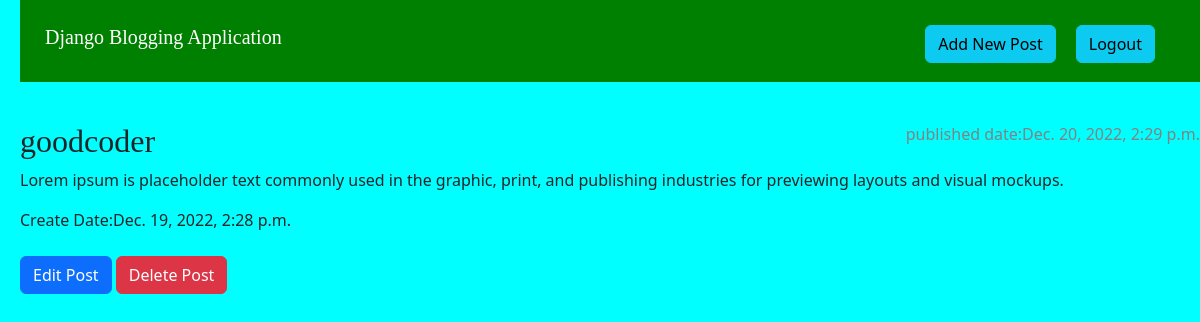
The app's page /post/1/ (signed in) with its own data.
### blog_app/models.py (models this page shows, shortened)
class BlogPost(models.Model):
    Author=models.ForeignKey(settings.AUTH_USER_MODEL,on_delete=models.CASCADE)
    Title=models.CharField(max_length=255)
    Blog_Content=models.TextField()
    Create_Date=models.DateTimeField(default=timezone.now)
    Publish_Date=models.DateTimeField(blank=True,null=True)

### blog_app/views.py (the view)
# urls.py: path("post/<int:pk>/", views.post_detail,name='post_detail'),
@login_required(login_url='login')
def post_detail(request,pk):
   post_data=get_object_or_404(BlogPost,pk=pk)
   return render(request,'blog_app/post_detail.html',{'post':post_data})

### blog_app/templates/blog_app/post_detail.html
{% extends 'blog_app/base.html' %}
{% block content %}
    <article class="post">
    {% if post.Publish_Date %}
        <time class="date">published date:{{ post.Publish_Date }}</time>
    {% endif %}
    <h2>{{ post.Title }}</h2>
    <p> {{ post.Blog_Content }}</p>
    <time> Create Date:{{ post.Create_Date }}</time>
     <br><br>
     <a class="btn btn-primary" href="{% url 'post_edit' pk=post.pk %}">Edit Post</a>
     <a class="btn btn-danger" href="{% url 'post_delete' pk=post.pk %}">Delete Post</a>
    </article>
{% endblock %}

### blog_app/static/css/blog.css (style rules this page uses)
a:link { text-decoration: none; }
body { padding-lef : 40px; margin-left : 20px; background-color : cyan; }
.date { color: #828282; }
.post { margin-bottom:70px; }
.post > .date, .post > .actions { float:right }
h1,h2,h3,h4 { font-family: 'Oswald', sans-serif; font-family: 'PT Serif', serif; }

### records on screen
BlogPost: Publish_Date "Dec. 20, 2022, 2:29 p.m.", Title "goodcoder", Blog_Content "Lorem ipsum is placeholder text commonly used in the graphic, print, and publishing industries for previewing layouts and visual mockups.", Create_Date "Dec. 19, 2022, 2:28 p.m."
